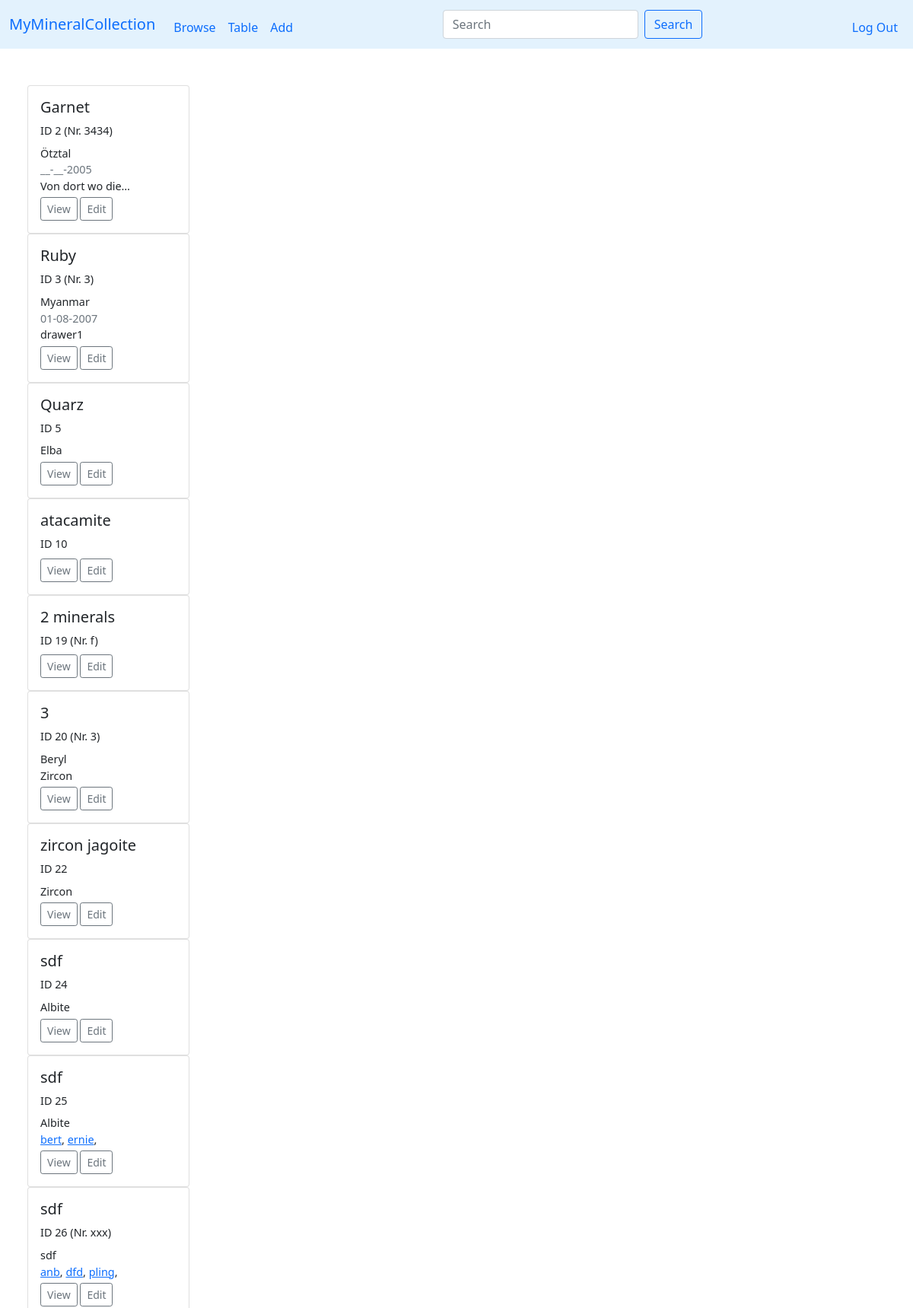
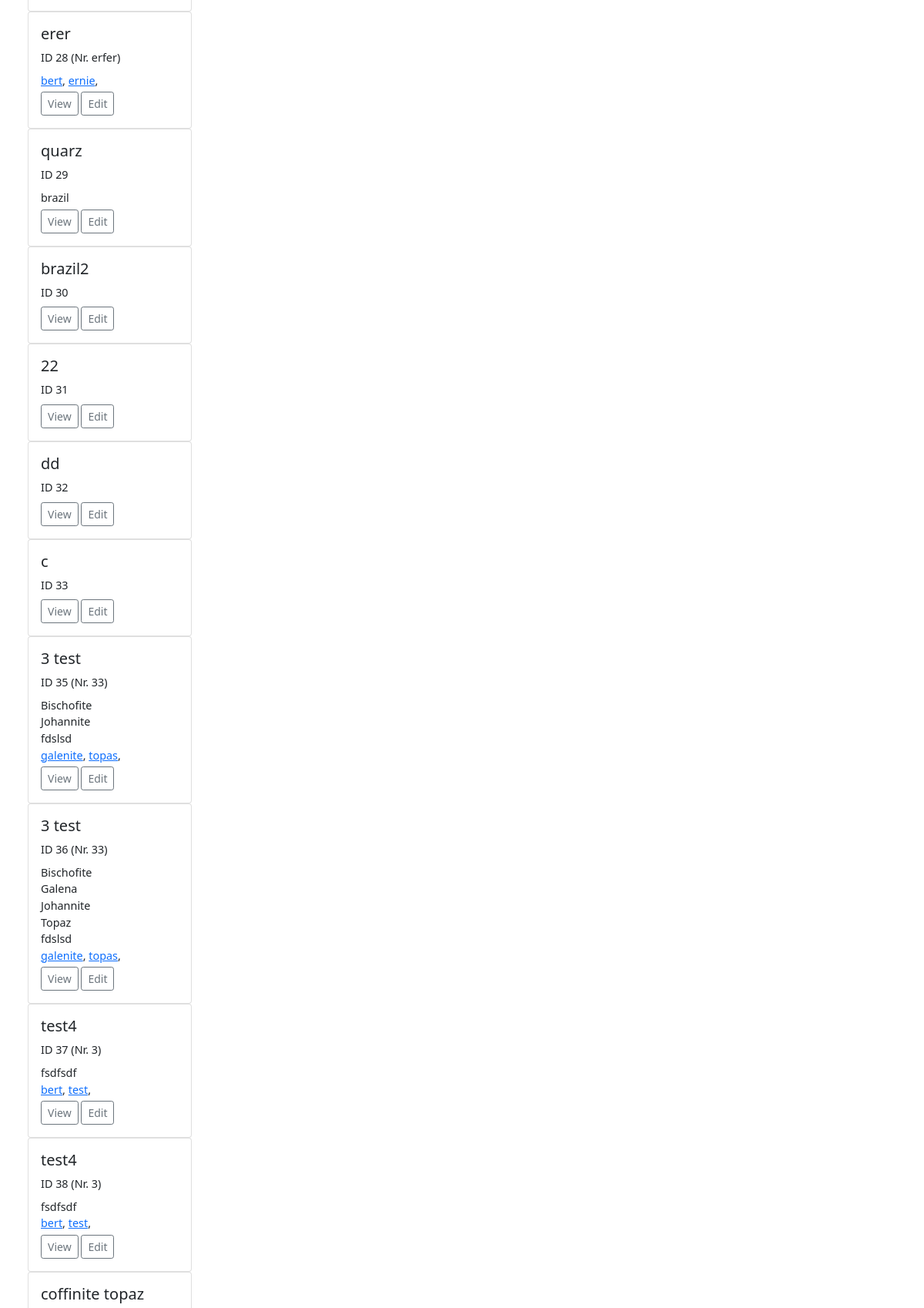
/ (signed in, upper part), run on the app's committed database (2 pictures, top to bottom).
### tables this page shows
CREATE TABLE specimen (id INTEGER PRIMARY KEY AUTOINCREMENT NOT NULL, user_id INTEGER NOT NULL, my_id TEXT, title TEXT, locality TEXT, day INTEGER, month INTEGER, year INTEGER, notes TEXT, thumbnail TEXT);

CREATE TABLE minerals (symbol TEXT, name TEXT NOT NULL, chemistry TEXT, elements TEXT, crystal_system TEXT, fleischer TEXT, PRIMARY KEY(symbol));

CREATE TABLE tags (specimen_id INTEGER NOT NULL REFERENCES specimen(id) ON DELETE CASCADE, tag TEXT NOT NULL);

### app.py (the view, shortened to what this page needs)
@app.route("/")
@login_required
def index():
    q = request.args.get("search")
    rows = db.execute("SELECT * FROM specimen WHERE user_id = ?", session["user_id"])
    for row in rows:
        row['minerals'] = db.execute("SELECT minerals.name AS name FROM minerals JOIN specmin ON minerals.symbol = specmin.min_symbol WHERE specmin.specimen_id = ? ORDER BY name", row['id'])
        row['tags'] = db.execute("SELECT tags.tag AS tag FROM tags JOIN specimen ON tags.specimen_id = specimen.id WHERE specimen.id = ? ORDER BY tag", row['id'])
        row['thumb'] = db.execute("SELECT file FROM images JOIN specimen ON images.specimen_id = specimen.id WHERE specimen.id = ?", row['id'])
        if len(row['thumb']) > 0:
            row['thumb'] = row['thumb'][0]
    return render_template("browse.html", rows=rows)

### app.py (called while the page is built)
@app.after_request
def after_request(response):
    response.headers["Cache-Control"] = "no-cache, no-store, must-revalidate"
    response.headers["Expires"] = 0
    response.headers["Pragma"] = "no-cache"
    return response

### helpers.py (called while the page is built)
def login_required(f):
    @wraps(f)
    def decorated_function(*args, **kwargs):
        if session.get("user_id") is None:
            return redirect("/login")
        return f(*args, **kwargs)
    return decorated_function

def date2(value):
    if not value:
        return "__"
    return f"{value:02d}"

def date4(value):
    if not value:
        return "____"
    return f"{value:04d}"

def taglink(value):
    if not value:
        return ""
    html = '<a href="tag?t=' + value + '">' + value + '</a>'
    return html

def addnr(value):
    if not value:
        return ""
    return '(Nr. ' + value + ')'

def asthumbright(value):
    if not value:
        return ""
    return '<img src="/thumb/' + value + '" class="floatright">'

def shortnotes(value):
    n = 4
    result_list = value.split()
    if len(result_list) < n:
        return value
    return " ".join(result_list[:n]) + "…"

### templates/browse.html (shortened to what this page needs)
{% extends "layout.html" %}
{% block main %}
<div class="container-fluid text-center">
    <div class="container-fluid">
        <div class="row row-cols-1  row-cols-sm-2 row-cols-md-3 row-cols-lg-4 row-cols-xl-5 g-3">
        {% for row in rows %}
        <div class="col">
            <div class="card">
                <div class="card-body text-start size90">
                  <h5 class="card-title">{{ row['title'] }}</h5>
                  <div class="card-text mb-2">ID {{ row['id'] }} {{ row['my_id'] | addnr }}</div>
                  {% for min in row['minerals'] %}
                  <div class="card-text">{{ min['name'] }}</div>
                  {% endfor %}
                  <div class="card-text">{{ row['locality'] }}</div>
                  {% if row['day'] or row['month'] or row['year'] %}
                  <div class="card-text text-muted">{{ row['day'] | date2 }}-{{ row['month'] | date2 }}-{{ row['year'] | date4}}</div>
                  {% endif %}
                  <div class="card-text">
                  {% for tag in row['tags'] %}
                    {{ tag['tag'] | taglink | safe }},
                  {% endfor %}
                  <div class="card-text">
                    {{ row['notes'] | shortnotes }}
                  </div>
                  <div class="card-text mt-1">
                  <button type="button" class="btn btn-outline-secondary  btn-sm" mt-1 btn-sm" onclick="window.location.href='view?id={{ row['id'] }}';">View</button>
                  <button type="button" class="btn btn-outline-secondary  btn-sm" onclick="window.location.href='edit?id={{ row['id'] }}';">Edit</button>
                  </div>
                </div>
              </div>
        </div>
        {% endfor %}
</div>
{% endblock %}

### static/styles.css (style rules this page uses)
.size90 { font-size: 90%; }

### data on the page
specimen: title "Garnet", id "2", my_id|addnr "(Nr. 3434)", locality "Ötztal", day "__", month "__", year "2005", notes|shortnotes "Von dort wo die…"
specimen: title "Ruby", id "3", my_id|addnr "(Nr. 3)", locality "Myanmar", day "01", month "08", year "2007", notes|shortnotes "drawer1"
specimen: title "Quarz", id "5", locality "Elba"
specimen: title "atacamite", id "10"
specimen: title "2 minerals", id "19", my_id|addnr "(Nr. f)"
specimen: title "3", id "20", my_id|addnr "(Nr. 3)"
minerals: name "Beryl"
minerals: name "Zircon"
specimen: title "zircon jagoite", id "22"
specimen: title "sdf", id "24"
minerals: name "Albite"
specimen: title "sdf", id "25"
tags: tag|taglink "bert"
tags: tag|taglink "ernie"
specimen: title "sdf", id "26", my_id|addnr "(Nr. xxx)", locality "sdf"
tags: tag|taglink "anb"
tags: tag|taglink "dfd"
tags: tag|taglink "pling"
specimen: title "erer", id "28", my_id|addnr "(Nr. erfer)"
tags: tag|taglink "bert"
tags: tag|taglink "ernie"
specimen: title "quarz", id "29", locality "brazil"
specimen: title "brazil2", id "30"
specimen: title "22", id "31"
specimen: title "dd", id "32"
specimen: title "c", id "33"
specimen: title "3 test", id "35", my_id|addnr "(Nr. 33)", locality "fdslsd"
minerals: name "Bischofite"
minerals: name "Johannite"
tags: tag|taglink "galenite"
tags: tag|taglink "topas"
specimen: title "3 test", id "36", my_id|addnr "(Nr. 33)", locality "fdslsd"
minerals: name "Galena"
minerals: name "Topaz"
tags: tag|taglink "galenite"
tags: tag|taglink "topas"
specimen: title "test4", id "37", my_id|addnr "(Nr. 3)", locality "fsdfsdf"
tags: tag|taglink "bert"
tags: tag|taglink "test"
specimen: title "test4", id "38", my_id|addnr "(Nr. 3)", locality "fsdfsdf"
tags: tag|taglink "bert"
tags: tag|taglink "test"
specimen: title "coffinite topaz"
